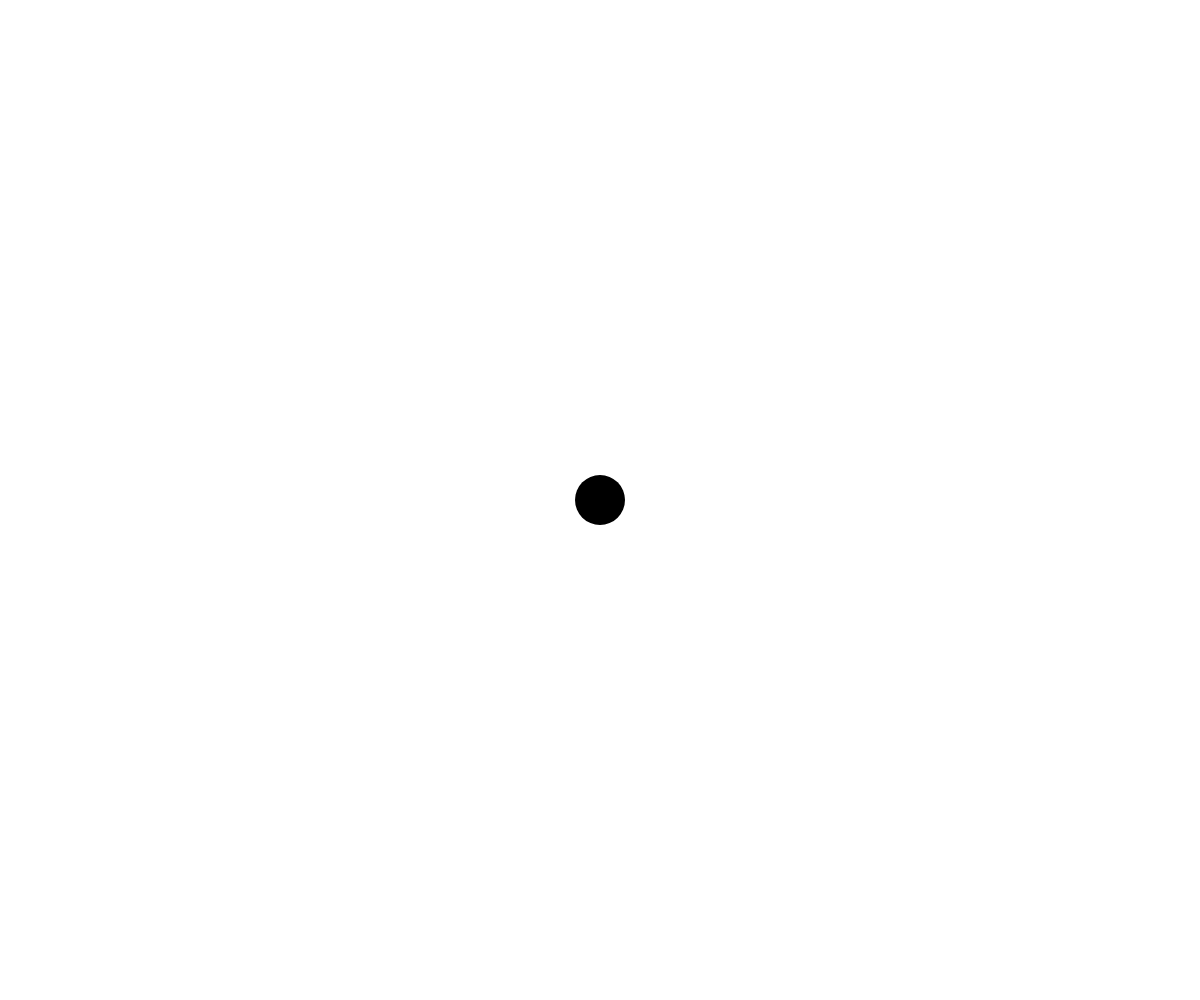
Frame 1 (no input)
Frame 60 (no input): identical to frame 1, image omitted
Frame 120 (the mouse pressed at the canvas centre since frame 60): identical to frame 1, image omitted

The p5.js sketch that drew this single still picture (run headless with seeded random() and noise() and a simulated clock; from frame 60 on, the mouse is pressed at the canvas centre):

// p5.js sketch
// ── sketch.js
let speed;
let diameter = 50;
let pos;
let vel;
let sprintSpeed;
let isSprinting = false;
let trail = [];

function setup() {
  createCanvas(windowWidth, windowHeight);
  noStroke();
  pos = createVector(windowWidth / 2, windowHeight / 2);
  vel = createVector(0, 0);
  speed = 10;
  sprintSpeed = 1;
}

function draw() {
  background(255);
  
  circleDraw();
  circleControl();
  sprintController();
  SprintTrail();
  circleMove();
}

function circleDraw() {
  fill("black");
  circle(pos.x, pos.y, diameter);
}

function circleControl() {
  if (keyIsDown(87)) { //w
    vel.y = -1;
  }
  if (keyIsDown(65)) { //a
    vel.x = -1;
  }
  if (keyIsDown(83)) { //s
    vel.y = 1;
  }
  if (keyIsDown(68)) { //d
    vel.x = 1;
  }
}

function circleMove() {
  vel.normalize();
  vel.x *= speed * sprintSpeed;
  vel.y *= speed * sprintSpeed;
  pos.add(vel);
  vel.x = 0;
  vel.y = 0;
}

function sprintController() {
  if (keyIsDown(32)) { //spacebar
    isSprinting = true;
    sprintSpeed = 2;
  }
  else {
    isSprinting = false;
    sprintSpeed = 1;
  }
}

function SprintTrail() {
  trail.push([pos.x, pos.y]);
  if (isSprinting) {
    for (t=0; t<trail.length; t++) {
      let alpha = 255 * (t/trail.length/2);
      fill(0,0,0,alpha);
      console.log(alpha);
      circle(trail[t][0], trail[t][1], diameter);
    }
    if (trail.length > 5) {
      trail.shift();
    }
  }
  else {
    if (trail.length > 0) {
      trail.shift();
    }
  }
}
